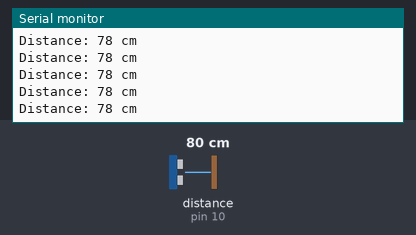
Recording of a sketch running on a simulated Arduino Uno, built with avr-gcc and run on an emulated ATmega328P. Parts: the last lines printed to the serial monitor. Wiring (inferred from the names in the program): ultrasonic range finder: trigger pin 9; echo pin 10. The inputs (shaded band) are chosen by the test bench; at power-on: distance to the obstacle (sensor on pin 10) 80 cm. The echo pulse lasts 58.3 µs per cm.

Above: at 1.2 s.
1.3 s: distance to the obstacle (sensor on pin 10) set to 2 cm
At 1.38 s:
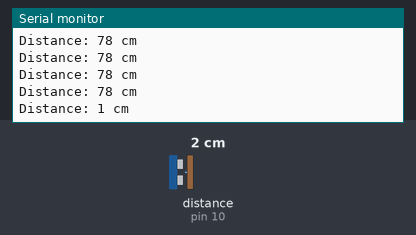
4.3 s: distance to the obstacle (sensor on pin 10) set to 250 cm
At 4.41 s:
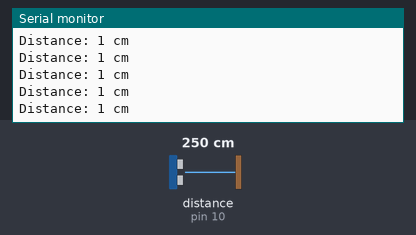
Timing chart, 0 to 7.3 s (numbered marks = the images above; inputs shaded):
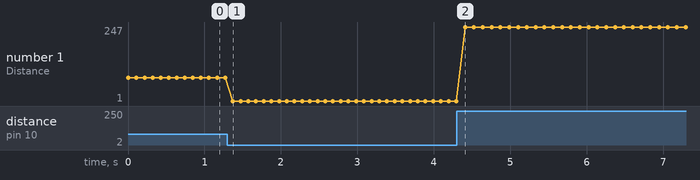

Measured:
- after the input at 1.3 s, the serial monitor: prints a new line after 0.07 s (image 1)
- plotted number 1: 78 → 1 after the input at 1.3 s, 1 → 247 after the input at 4.3 s

The sketch:

FIOT_PR7.ino
```cpp
const int trigPin = 9;
const int echoPin = 10;

void setup() {
  Serial.begin(9600);
  pinMode(trigPin, OUTPUT);
  pinMode(echoPin, INPUT);
}

void loop() {
  long duration, distance;

  // Send trigger pulse
  digitalWrite(trigPin, LOW);
  delayMicroseconds(2);
  digitalWrite(trigPin, HIGH);
  delayMicroseconds(10);
  digitalWrite(trigPin, LOW);

  // Read echo pulse
  duration = pulseIn(echoPin, HIGH);

  // Convert to distance (cm)
  distance = duration * 0.034 / 2;

  // Print distance
  Serial.print("Distance: ");
  Serial.print(distance);
  Serial.println(" cm");

  delay(100);
}
```
